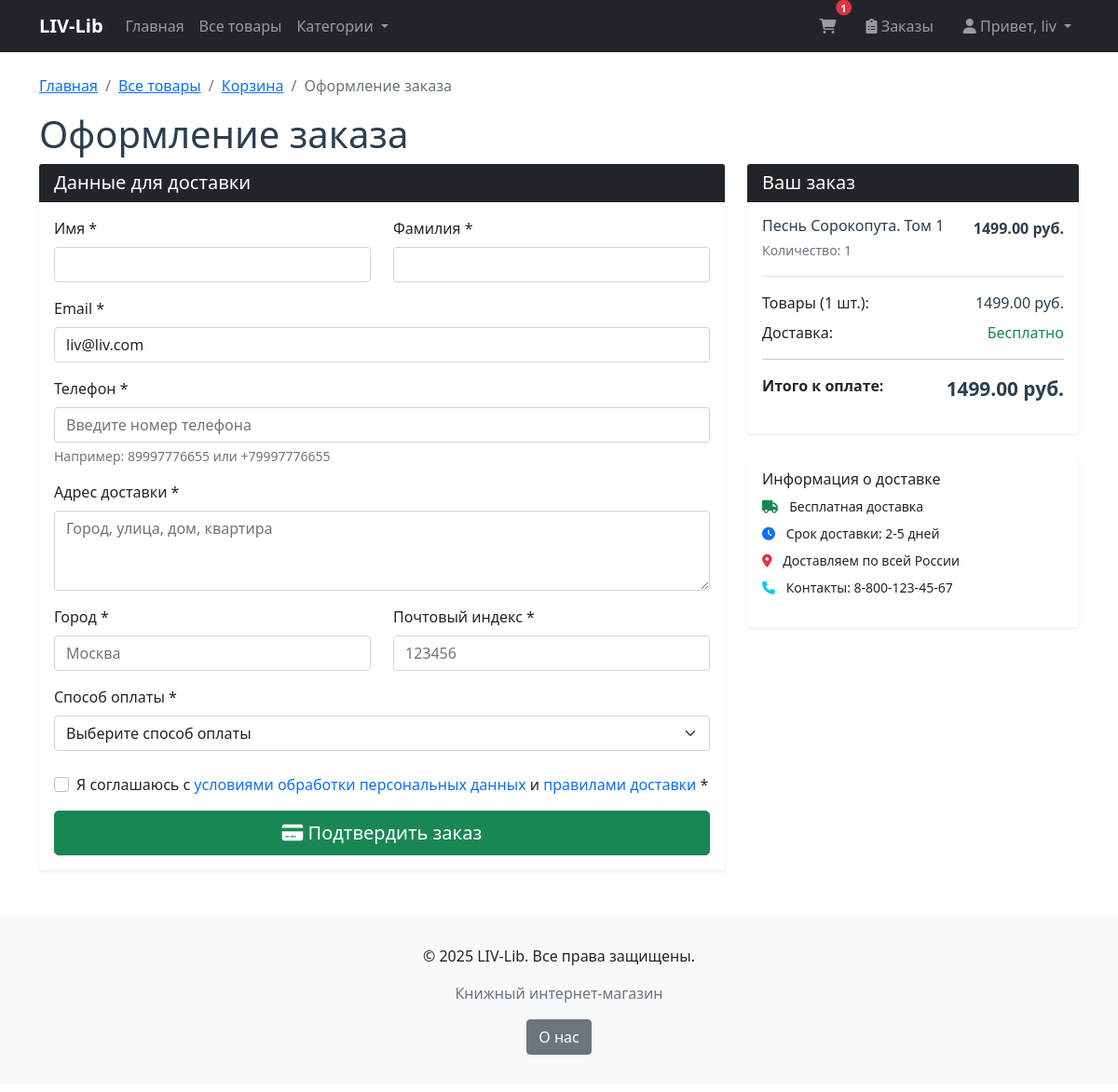
Page /checkout/ (signed in) on the earlier database version.
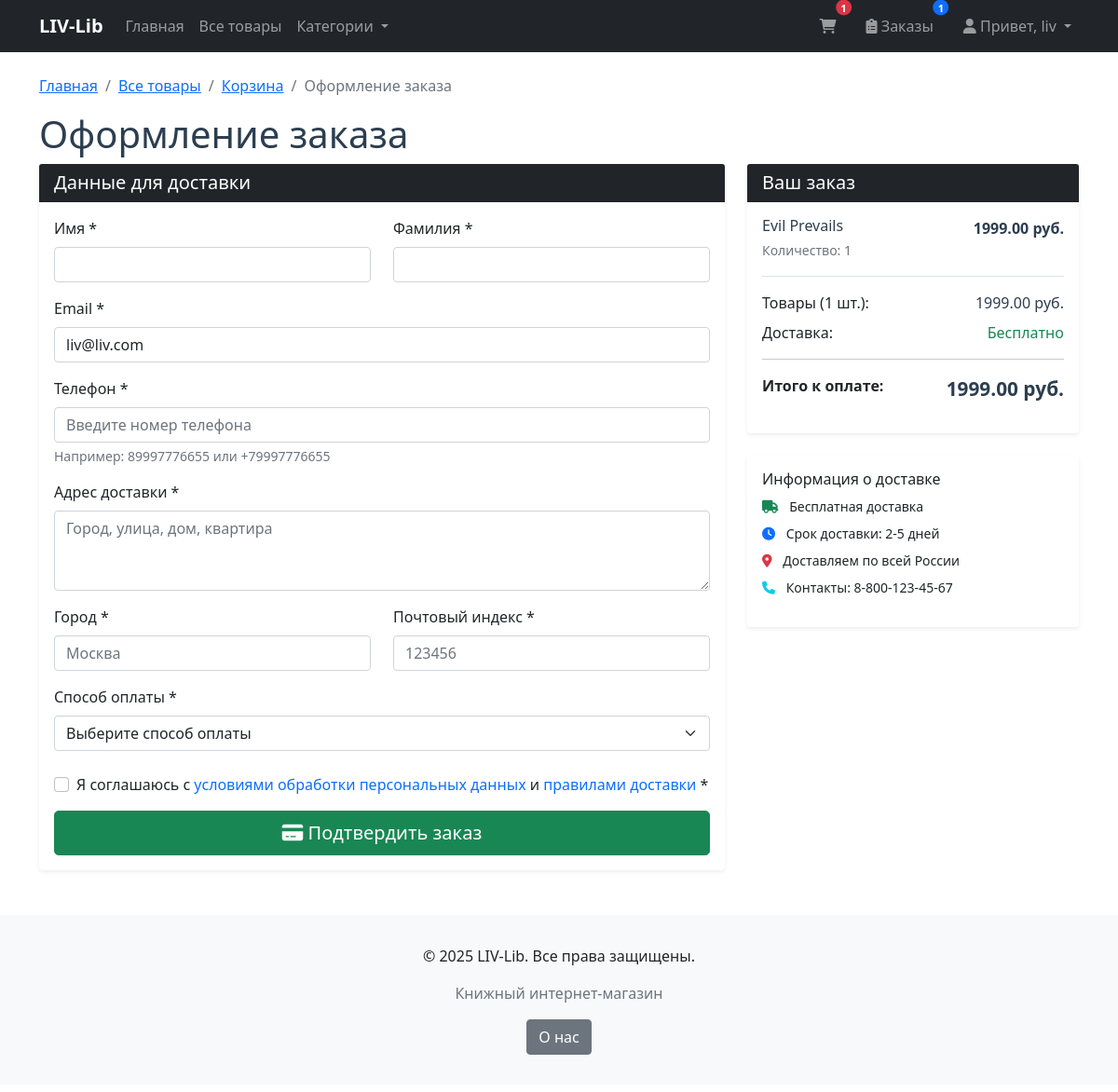
Same page on the later database version.
### products/models.py (models this page shows, shortened)
class CartItem(models.Model):
    cart = models.ForeignKey(
        Cart,
        on_delete=models.CASCADE,
        related_name='items',
        verbose_name="Корзина"
    )
    product = models.ForeignKey(
        Product,
        on_delete=models.CASCADE,
        verbose_name="Товар"
    )
    quantity = models.PositiveIntegerField(
        default=1,
        verbose_name="Количество"
    )
    added_at = models.DateTimeField(
        auto_now_add=True,
        verbose_name="Дата добавления"
    )
    class Meta:
        verbose_name = "Элемент корзины"
        verbose_name_plural = "Элементы корзины"
        unique_together = ['cart', 'product']
    def total_price(self):
        return self.product.price * self.quantity

class Product(models.Model):
    name = models.CharField(
        max_length=200,
        verbose_name="Название товара"
    )
    description = models.TextField(
        blank=True,
        verbose_name="Описание"
    )
    price = models.DecimalField(
        max_digits=10,
        decimal_places=2,
        verbose_name="Цена"
    )
    category = models.ForeignKey(
        Category,
        on_delete=models.CASCADE,
        related_name="products",
        verbose_name="Категория"
    )
    manufacturer = models.ForeignKey(
        Manufacturer,
        on_delete=models.CASCADE,
        related_name="manufacturer",
        verbose_name="Издатель",
    )
    image = models.ImageField(
        upload_to="products/",
        blank=True,
        null=True,
        verbose_name="Изображение"
    )
    created_at = models.DateTimeField(
        auto_now=True,
        verbose_name="Дата создания"
    )
    updated_at = models.DateTimeField(
        auto_now=True,
        verbose_name="Дата изменения"
    )
    is_available = models.BooleanField(
        default=True,
        verbose_name="Доступно для продажи"
    )
    class Meta:
        verbose_name = "Товар"
        verbose_name_plural = "Товары"
        ordering =["-created_at"]

class Cart(models.Model):
    user = models.OneToOneField(
        User,
        on_delete=models.CASCADE,
        related_name='cart',
        verbose_name="Пользователь"
    )
    created_at = models.DateTimeField(
        auto_now_add=True,
        verbose_name="Дата создания"
    )
    updated_at = models.DateTimeField(
        auto_now=True,
        verbose_name="Дата обновления"
    )
    class Meta:
        verbose_name = "Корзина"
        verbose_name_plural = "Корзины"
    def total_quantity(self):
        try:
            return sum(item.quantity for item in self.items.all())
        except:
            return 0
    def total_price(self):
        try:
            return sum(item.product.price * item.quantity for item in self.items.all())
        except:
            return 0

### products/views.py (the view, shortened to what this page needs)
# urls.py: path('checkout/', views.checkout, name='checkout'),
@login_required
def checkout(request):
    try:
        cart = Cart.objects.get(user=request.user)
        cart_items = cart.items.select_related('product').all()
    except Cart.DoesNotExist:
        cart_items = []
    if not cart_items:
        messages.warning(request, 'Ваша корзина пуста')
        return redirect('cart_view')
    total_price = sum(item.product.price * item.quantity for item in cart_items)
    total_quantity = sum(item.quantity for item in cart_items)
    context = {
        'cart': cart,
        'cart_items': cart_items,
        'total_price': total_price,
        'total_quantity': total_quantity,
        'categories': Category.objects.all(),
    }
    return render(request, 'checkout.html', context)

### products/context_processors.py (called while the page is built)
def order_count(request):
    if request.user.is_authenticated:
        return {
            'order_count': Order.objects.filter(user=request.user).count()
        }
    return {'order_count': 0}

### templates/checkout.html (shortened to what the changed rows need)
{% extends 'base.html' %}
{% load static %}
{% block content %}
<div class="row">
    <div class="col-12">
        <h1 style="color: #2c3e50;">Оформление заказа</h1>
        {% if cart_items %}
        <div class="row">
            <div class="col-lg-8">
                <div class="card border-0 shadow-sm">
                    <div class="card-header bg-dark text-white">
                        <h5 class="mb-0">Данные для доставки</h5>
                    </div>
                    <div class="card-body">
                        <form method="post" id="checkout-form">
                            <div class="row">
                                <div class="col-md-6 mb-3">
                                    <label for="first_name" class="form-label">Имя *</label>
                                    <input type="text" class="form-control" id="first_name" name="first_name" required value="{{ user.first_name }}">
                                </div>
                                <div class="col-md-6 mb-3">
                                    <label for="last_name" class="form-label">Фамилия *</label>
                                    <input type="text" class="form-control" id="last_name" name="last_name" required value="{{ user.last_name }}">
                                </div>
                            </div>
                            <div class="mb-3">
                                <label for="email" class="form-label">Email *</label>
                                <input type="email" class="form-control" id="email" name="email" required value="{{ user.email }}">
                            </div>
                            <div class="mb-3">
                                <label for="phone_{{ random_number }}" class="form-label">Телефон *</label>
                                <input type="text" class="form-control" id="phone_{{ random_number }}" name="phone" required
                                    placeholder="Введите номер телефона"
                                    autocomplete="off">
                                <div class="form-text">Например: 89997776655 или +79997776655</div>
                            </div>
                            <div class="mb-3">
                                <label for="address" class="form-label">Адрес доставки *</label>
                                <textarea class="form-control" id="address" name="address" rows="3" required placeholder="Город, улица, дом, квартира"></textarea>
                            </div>
                            <div class="row">
                                <div class="col-md-6 mb-3">
                                    <label for="city" class="form-label">Город *</label>
                                    <input type="text" class="form-control" id="city" name="city" required placeholder="Москва">
                                </div>
                                <div class="col-md-6 mb-3">
                                    <label for="postal_code" class="form-label">Почтовый индекс *</label>
                                    <input type="text" class="form-control" id="postal_code" name="postal_code" required placeholder="123456">
                                </div>
                            </div>
                            <div class="mb-4">
                                <label for="payment_method" class="form-label">Способ оплаты *</label>
                                <select class="form-select" id="payment_method" name="payment_method" required>
                                    <option value="">Выберите способ оплаты</option>
                                </select>
                            </div>
                            <div class="form-check mb-3">
                                <input class="form-check-input" type="checkbox" id="agree_terms" required>
                                <label class="form-check-label" for="agree_terms">
                                    Я соглашаюсь с <a href="#" class="text-decoration-none">условиями обработки персональных данных</a> и <a href="#" class="text-decoration-none">правилами доставки</a> *
                                </label>
                            </div>
                            <button type="submit" class="btn btn-success btn-lg w-100">
                                <i class="fas fa-credit-card"></i> Подтвердить заказ
                            </button>
                        </form>
                    </div>
                </div>
            </div>
            <div class="col-lg-4">
                <div class="card border-0 shadow-sm mb-4">
                    <div class="card-header bg-dark text-white">
                        <h5 class="mb-0">Ваш заказ</h5>
                    </div>
                    <div class="card-body">
                        {% for item in cart_items %}
                        <div class="d-flex justify-content-between align-items-start mb-3 pb-3 border-bottom">
                            <div class="flex-grow-1">
                                <h6 class="mb-1" style="color: #2c3e50;">{{ item.product.name }}</h6>
                                <small class="text-muted">Количество: {{ item.quantity }}</small>
                            </div>
                            <div class="text-end">
                                <strong style="color: #2c3e50;">{{ item.total_price }} руб.</strong>
                            </div>
                        </div>
                        {% endfor %}
                        <div class="d-flex justify-content-between mb-2">
                            <span>Товары ({{ cart.total_quantity }} шт.):</span>
                            <span style="color: #2c3e50;">{{ cart.total_price }} руб.</span>
                        </div>
                        <div class="d-flex justify-content-between mb-2">
                            <span>Доставка:</span>
                            <span class="text-success">Бесплатно</span>
                        </div>
                        <hr>
                        <div class="d-flex justify-content-between mb-3">
                            <strong>Итого к оплате:</strong>
                            <strong style="color: #2c3e50; font-size: 1.3rem;">{{ cart.total_price }} руб.</strong>
                        </div>
                    </div>
                </div>
                <div class="card border-0 shadow-sm">
                    <div class="card-body">
                        <h6 class="card-title">Информация о доставке</h6>
                        <ul class="list-unstyled small">
                            <li class="mb-2"><i class="fas fa-truck text-success me-2"></i> Бесплатная доставка</li>
                            <li class="mb-2"><i class="fas fa-clock text-primary me-2"></i> Срок доставки: 2-5 дней</li>
                            <li class="mb-2"><i class="fas fa-map-marker-alt text-danger me-2"></i> Доставляем по всей России</li>
                            <li><i class="fas fa-phone text-info me-2"></i> Контакты: 8-800-123-45-67</li>
                        </ul>
                    </div>
                </div>
            </div>
        </div>
        {% endif %}
    </div>
</div>
{% endblock %}

### templates/base.html (shortened to what this page needs)
<!DOCTYPE html>
<html lang="ru">
<head>
    <link href="https://cdn.jsdelivr.net/npm/bootstrap@5.1.3/dist/css/bootstrap.min.css" rel="stylesheet">
    <link rel="stylesheet" href="https://cdnjs.cloudflare.com/ajax/libs/font-awesome/6.0.0/css/all.min.css">
</head>
<body>
    <nav class="navbar navbar-expand-lg navbar-dark bg-dark">
        <div class="container">
            <a class="navbar-brand" href="{% url 'home' %}">LIV-Lib</a>
            <div class="navbar-nav me-auto">
                <a class="nav-link" href="{% url 'home' %}">Главная</a>
                <a class="nav-link" href="{% url 'product_list' %}">Все товары</a>
                <div class="nav-item dropdown">
                    <a class="nav-link dropdown-toggle" href="#" role="button" data-bs-toggle="dropdown">
                        Категории
                    </a>
                </div>
            </div>
            <div class="navbar-nav">
                <a href="{% url 'cart_view' %}" class="nav-link position-relative me-3">
                    <i class="fas fa-shopping-cart"></i>
                    {% if user.is_authenticated and user.cart.total_quantity %}
                    <span class="position-absolute top-0 start-100 translate-middle badge rounded-pill bg-danger cart-badge">
                        {{ user.cart.total_quantity }}
                    </span>
                    {% endif %}
                </a>
                {% if user.is_authenticated %}
                <a href="{% url 'order_list' %}" class="nav-link position-relative me-3">
                    <i class="fas fa-clipboard-list"></i> Заказы
                    {% if order_count and order_count > 0 %}
                    <span class="position-absolute top-0 start-100 translate-middle badge rounded-pill bg-primary orders-badge">
                        {{ order_count }}
                    </span>
                    {% endif %}
                </a>
                {% endif %}
                {% if user.is_authenticated %}
                <div class="nav-item dropdown">
                    <a href="#" class="nav-link dropdown-toggle" role="button" data-bs-toggle="dropdown">
                        <i class="fas fa-user"></i> Привет, {{ user.first_name|default:user.username }}
                    </a>
                </div>
                {% else %}
                <a href="{% url 'login' %}" class="nav-link">Войти</a>
                <a href="{% url 'register' %}" class="nav-link">Регистрация</a>
                {% endif %}
            </div>
        </div>
    </nav>
    <main class="container my-4">
        {% block content %}
        {% endblock %}
    </main>
    <footer class="footer mt-5">
        <div class="container text-center">
            <p>&copy; 2025 LIV-Lib. Все права защищены.</p>
            <p class="text-muted">Книжный интернет-магазин</p>
            <a href="{% url 'about' %}" class="btn btn-secondary">О нас</a>
        </div>
    </footer>
</body>
</html>
<a href="{% url 'logout' %}" class="dropdown-item text-danger">

Differences in the rows shown:
removed CartItem: product.name "Песнь Сорокопута. Том 1", quantity "1", total_price "1499.00"
added CartItem: product.name "Evil Prevails", quantity "1", total_price "1999.00"
computed for Cart: total_price "1499.00" → "1999.00"
Other differences:
{{ order_count }}: (not shown) → "1"
